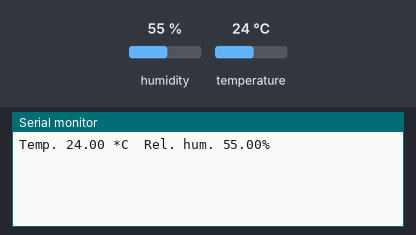
Simulated run of this sketch. Board: Arduino Uno, built with avr-gcc and run on an emulated ATmega328P. Shown: the last lines printed to the serial monitor. The inputs (shaded band) are chosen by the test bench; at power-on: humidity 55 %, temperature 24 °C.

Above: at 11.2 s.
11.3 s: humidity set to 22 %
At 12.8 s:
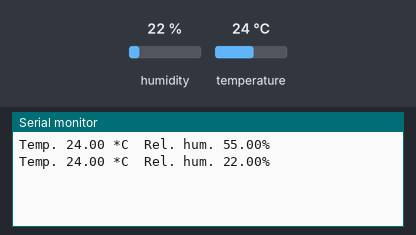
13.8 s: temperature set to 12 °C
At 15.2 s:
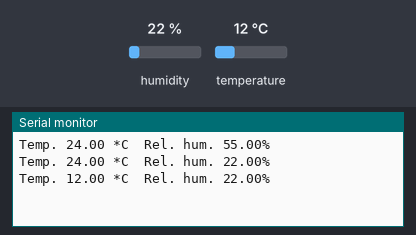
16.3 s: humidity set to 40 %
At 18.8 s:
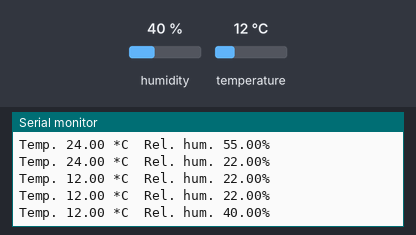
Timing chart, 0 to 20.3 s (numbered marks = the images above; inputs shaded):
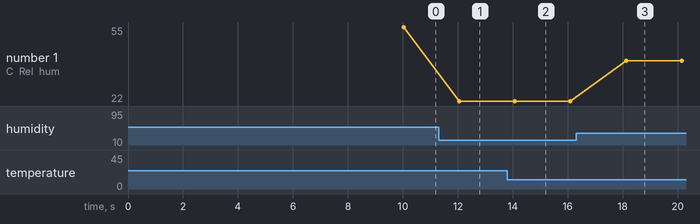

Measured:
- after the input at 11.3 s, the serial monitor: prints a new line after 0.75 s (image 1)
- after the input at 13.8 s, the serial monitor: prints a new line after 0.27 s (image 2)
- after the input at 16.3 s, the serial monitor: prints a new line after 1.8 s (image 3)
- plotted number 1: 55 → 22 after the input at 11.3 s, 22 → 40 after the input at 16.3 s

The sketch:

L5_UART_TX_Arduino.ino
```cpp
#include "DHT.h"
#define DHTPIN 2
#define DHTTYPE DHT11
DHT dht(DHTPIN, DHTTYPE); // create the sensor object

String s = "";

void setup() {
  Serial.begin(9600);
  dht.begin();
  delay(10000);
}

void loop() {
  float t = dht.readTemperature(); // read temperature
  float h = dht.readHumidity();    // read relative humidity
  // check if temperature was read properly
  if (isnan(t)){
    Serial.println("Reading from DHT sensor failed");
    return;}
  // print the temperature/humidity in the Serial Monitor
  Serial.println("Temp. " + String(t) + " *C  " + "Rel. hum. " + String(h) + "%");
  delay(2000); // Update every second second
}
```
